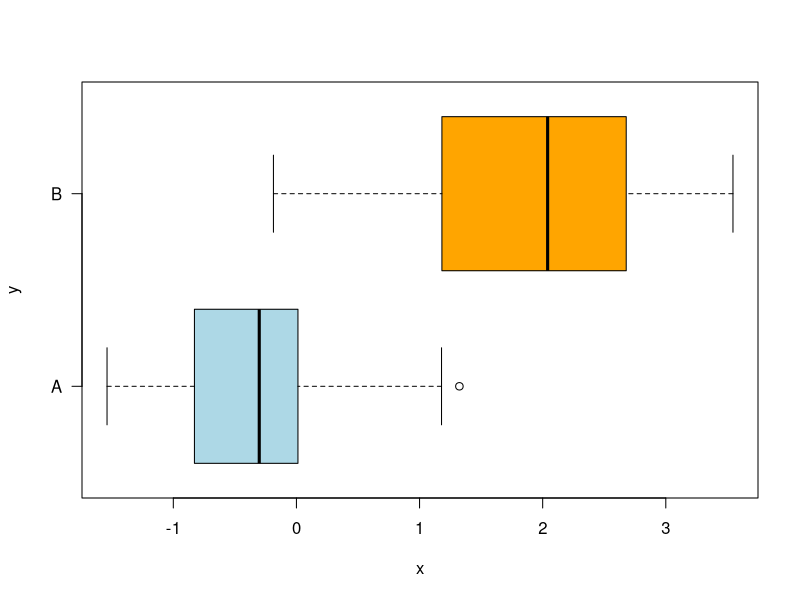
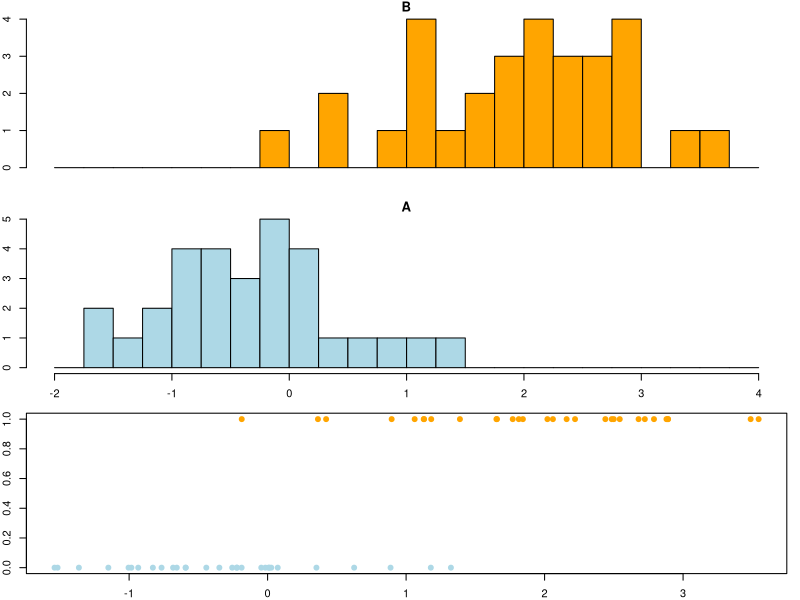
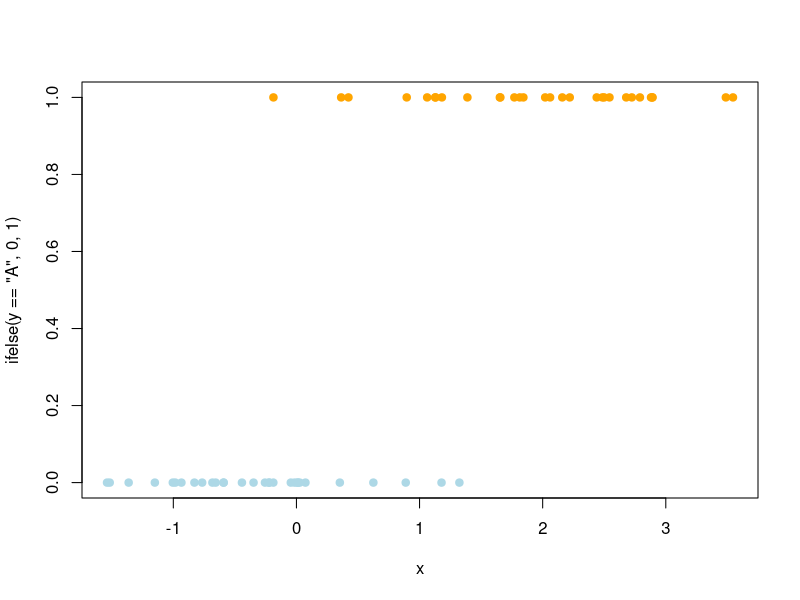

Reproduce these figures in R, in order.
## ---- chunk 1
library(stats)                # Stats contains lm
library(MASS)                 # LDA and QDA

knitr::opts_chunk$set(echo = TRUE)
## ---- chunk 2

###
#
# prediction.metrics function -- to return a list with all the metrics values
#
# Based on R functions shared by faculty in Harvard data science class (2021). See references.
#
# Input: truth and predicted lists.
#
# Returns a list with:
# [1] OBS = Observations or truth cases
# [2] Accuracy. ACC = sum(truth == predicted) * 100/length(truth)
# [3] Sensitivity. TPR True Positive Rate = TP/(TP + FN) = TP/P
# [4] Specificity. TNR True Negative Rate = TN/(FP + TN) = TN/N
# [5] Precision. Positive Predictive Value. PPV = TP/(TP + FP)
# [6] Negative Predictive Value. NPV = TN/(TN + FN)
# [7] False Discovery Rate. FDR = FP/(TP + FP)
# [8] False Positive Rate. FPR = FP/(FP + TN) = FP/N
# [9] True Positives. TP = sum(truth == 1 & predicted == 1)
# [10] True Negatives. TN = sum(truth == 0 & predicted == 0)
# [11] False Positives. FP = sum(truth == 0 & predicted == 1)
# [12] False Negatives. FN = sum(truth == 1 & predicted == 0)
# [13] Positives. P = TP + FN  # total number positives in the truth data
# [14] Negatives. N = FP + TN  # total number of negatives
#
prediction.metrics = function(truth, predicted) {
    # same length:
    if (length(truth) != length(predicted)) {
        stop("truth and predicted must be same length!")
    }
    # check for missing values (we are going to compute metrics on non-missing
    # values only)
    bKeep = !is.na(truth) & !is.na(predicted)
    predicted = predicted[bKeep]
    truth = truth[bKeep]
    # only 0 and 1:
    if (sum(truth %in% c(0, 1)) + sum(predicted %in% c(0, 1)) != 2 * length(truth)) {
        stop("only zeroes and ones are allowed!")
    }
    # how predictions align against known training/testing outcomes: TP/FP=
    # true/false positives, TN/FN=true/false negatives
    TP = sum(truth == 1 & predicted == 1)
    TN = sum(truth == 0 & predicted == 0)
    FP = sum(truth == 0 & predicted == 1)
    FN = sum(truth == 1 & predicted == 0)
    P = TP + FN  # total number of positives in the truth data
    N = FP + TN  # total number of negatives
    # Add the following output to return (OAT 11/9/2021)
    OBS = length(truth)
    ACC = sum(truth == predicted)/length(truth)
    TPR = TP/P
    TNR = TN/N
    PPV = TP/(TP + FP)
    NPV = TN/(TN + FN)
    FDR = FP/(TP + FP)
    FPR = FP/N
    
    # Returned a named list
    output <- list(OBS=OBS, ACC=ACC, TPR=TPR, TNR=TNR, PPV=PPV, 
                   NPV=NPV, FDR=FDR, FPR=FPR, TP=TP, 
                   TN=TN, FP=FP, FN=FN, P=P, N=N)
    return(output)
}


# Logistic regression
lgr.pred.ftn = function(formula, df.train, df.test){
  glm.fit <- glm(formula, data = df.train, family = binomial)
  glm.probs <- predict(glm.fit, newdata = df.test, type = "response")
  glm.pred <- rep(0, dim(df.test)[1])
  glm.pred[glm.probs>0.5]=1
  return(glm.pred)
}

# Linear Discriminant Analysis (LDA)
lda.pred.ftn = function(formula, df.train, df.test){
  lda.fit <- lda(formula, data = r3df.train)
  lda.pred <- predict(lda.fit, df.test)
  lda.class <- lda.pred$class
  return(lda.class)
}

# Quadratic Discriminant Analysis (QDA)
qda.pred.ftn = function(formula, df.train, df.test){
  qda.fit <- qda(formula, data = r3df.train)
  qda.pred <- predict(qda.fit, df.test)
  qda.class <- qda.pred$class
  return(qda.class)
}

## ---- chunk 3

# From Harvard data science class (see references at the end of this notebook)

set.seed(11)

# Our measuring variable is continuous, numeric...
# ...it has two Normal distribution waves
x <- c(rnorm(30), rnorm(30, mean=2))

# Our outcome is categorical, A and B xxxx times each
# ...the idea is to match A and B to a number x
y <- rep(c("A", "B"), each=30)

## ---- chunk 4
# From Harvard data science class (see references)
boxplot(x~y, col=c("lightblue","orange"), horizontal=T, las=1)

# Now place a histogram on top of another histogram

oldpar <- par(mfrow=c(3, 1), mar=c(2,2,1,1))

breaks <- seq(-2, 4, by=0.25)

# Histogram for 'B'
hist(x[y=="B"], breaks=breaks, col='orange', main="B", xaxt='n')

# Histogram for 'A'
hist(x[y=="A"], breaks=breaks, col='lightblue', main="A")

plot(x, ifelse(y=="A", 0,1), breaks=breaks, col=ifelse(y=="A", "lightblue","orange"), pch=19)

par(oldpar)
## ---- chunk 5
##
#
# LDA from library{MASS}
#
##
lda.m <- lda(y~x, data=data.frame(y=y, x=x))
lda.m
# summary(m)
## ---- chunk 6
plot(x, ifelse(y=="A", 0,1), col=ifelse(y=="A", "lightblue","orange"), pch=19)

# theoretical probability of B, TRUTH (dashed line):
# points(xx,exp(-(xx-2)^2/2)*0.75/(exp(-(xx-2)^2/2)*0.75+exp(-xx^2/2)*0.25),type='l',col='red',lwd=2,lty=2)

# from estimated distributions, LDA-style (from slide 16):
# points(xx,exp(-(xx-m.b)^2/(2*s^2))*p.b/
# (exp(-(xx-m.b)^2/(2*s^2))*p.b+
# exp(-(xx-m.a)^2/(2*s^2))*p.a),
# type='l',col='red',lwd=2)

## ---- chunk 7
lda.p <- predict(lda.m)

## ---- chunk 8
lda.class = lda.p$class
table(lda.class, y)
mean(lda.class == y)

## ---- chunk 9

lda.metrics <- prediction.metrics(ifelse(y=="A",0,1), ifelse(lda.class=="A",0,1))
lda.metrics

